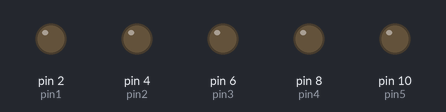
Bench run of a sketch on a simulated Arduino Uno, built with avr-gcc and run on an emulated ATmega328P. Parts: output pins drawn as LEDs (lit = HIGH).

Above: at 0.1 s.
At 5.0 s:
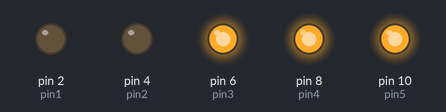
At 9.9 s:
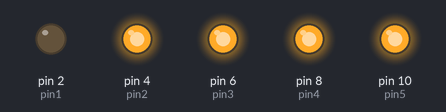
At 19.7 s:
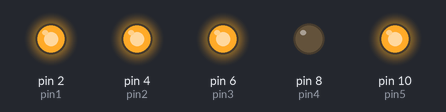
At 29.5 s:
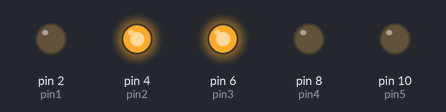
At 39.3 s:
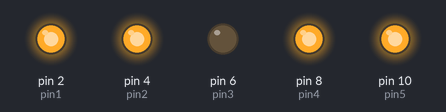
Timing chart, 0 to 40.0 s (numbered marks = the images above):
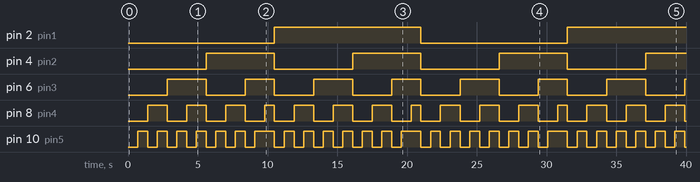

Measured:
- by itself, pin 2 (pin1): LOW → HIGH at 10.5 s, → LOW 10.5 s later, → HIGH 10.5 s later
- by itself, pin 4 (pin2): alternates HIGH for 4.9 s and LOW for 5.6 s
- by itself, pin 6 (pin3): repeats every 10.5 s: LOW 2.8 s, HIGH 2.1 s, LOW 2.8 s, HIGH 2.8 s
- by itself, pin 8 (pin4): repeats every 10.5 s: 2 × (LOW 1.4 s, HIGH 1.4 s), LOW 1.4 s, HIGH 0.70 s, LOW 1.4 s, HIGH 1.4 s
- by itself, pin 10 (pin5): repeats every 10.5 s: 5 × (LOW 0.70 s, HIGH 0.70 s), LOW 0.70 s, HIGH 1.4 s, LOW 0.70 s, HIGH 0.70 s

The sketch:

sketch_jul04a.ino
```cpp
int pin1 = 2;
int pin2 = 4;
int pin3 = 6;
int pin4 = 8;
int pin5 = 10;
int wait = 700;
void setup() {
  // put your setup code here, to run once:
  pinMode(pin1,OUTPUT);
  pinMode(pin2,OUTPUT);
  pinMode(pin3,OUTPUT);
  pinMode(pin4,OUTPUT);
  pinMode(pin5,OUTPUT);
}

void loop() {
  // put your main code here, to run repeatedly:
  // this is the a binary counter upto 5 bits
  bin_counter(0,0,0,0,0);
  delay(wait);
  bin_counter(0,0,0,0,1);
  delay(wait);
  bin_counter(0,0,0,1,0);
  delay(wait);
  bin_counter(0,0,0,1,1);
  delay(wait);
  bin_counter(0,0,1,0,0);
  delay(wait);
  bin_counter(0,0,1,0,1);
  delay(wait);
  bin_counter(0,0,1,1,0);
  delay(wait);
  bin_counter(0,0,1,1,1);
  delay(wait);
  bin_counter(0,1,0,0,0);
  delay(wait);
  bin_counter(0,1,0,0,1);
  delay(wait);
  bin_counter(0,1,0,1,0);
  delay(wait);
  bin_counter(0,1,0,1,1);
  delay(wait);
  bin_counter(0,1,1,0,0);
  delay(wait);
  bin_counter(0,1,1,0,1);
  delay(wait);
  bin_counter(0,1,1,1,1);
  delay(wait);//
  bin_counter(1,0,0,0,0);
  delay(wait);
  bin_counter(1,0,0,0,1);
  delay(wait);
  bin_counter(1,0,0,1,0);
  delay(wait);
  bin_counter(1,0,0,1,1);
  delay(wait);
  bin_counter(1,0,1,0,0);
  delay(wait);
  bin_counter(1,0,1,0,1);
  delay(wait);
  bin_counter(1,0,1,1,0);
  delay(wait);
  bin_counter(1,0,1,1,1);
  delay(wait);
  bin_counter(1,1,0,0,0);
  delay(wait);
  bin_counter(1,1,0,0,1);
  delay(wait);
  bin_counter(1,1,0,1,0);
  delay(wait);
  bin_counter(1,1,0,1,1);
  delay(wait);
  bin_counter(1,1,1,0,0);
  delay(wait);
  bin_counter(1,1,1,0,1);
  delay(wait);
  bin_counter(1,1,1,1,1);
  delay(wait);
}

void Blink(int pin, int num, int Time){
  int value = 0;
  while(value<num){
    digitalWrite(pin,HIGH);
    delay(Time);
    digitalWrite(pin,LOW);
    delay(Time);
    value++;
    }
}

void on(int pin){
  digitalWrite(pin,HIGH);
}

void off(int pin){
  digitalWrite(pin,LOW);
}

void bin_counter(int a, int b, int c, int d, int e){
  if(a==1){
    on(pin1);
  }else{
    off(pin1);
  }
  if(b==1){
    on(pin2);
  }else{
    off(pin2);
  }
  if(c==1){
    on(pin3);
  }else{
    off(pin3);
  }
  if(d==1){
    on(pin4);
  }else{
    off(pin4);
  }
  if(e==1){
    on(pin5);
  }else{
    off(pin5);
  }
}
```
